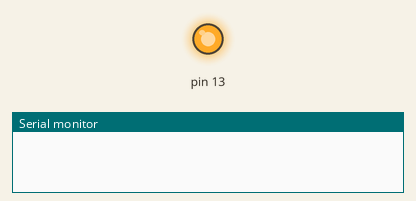
This sketch was run on a simulated Arduino Uno, built with avr-gcc and run on an emulated ATmega328P. Parts: output pins drawn as LEDs (lit = HIGH), the last lines printed to the serial monitor.

Above: at 0.5 s.
At 4.5 s:
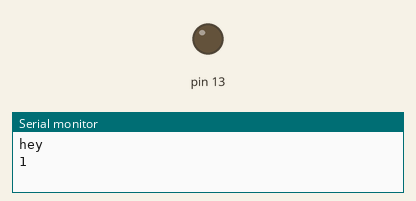
Timing chart, 0 to 6.9 s (numbered marks = the images above):
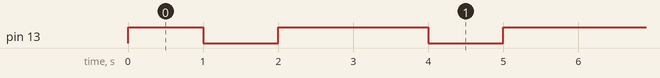

The sketch:

SerialEvent.ino
```cpp
#include <SoftwareSerial.h>


void setup() {

  Serial.begin(115200);
  pinMode(13, OUTPUT);
}

void loop() {
  digitalWrite(13,HIGH);
  delay(1000);
  digitalWrite(13,LOW);
delay(1000);
digitalWrite(13,HIGH);
delay(1000);
digitalWrite(13,LOW);

Serial.println("hey");
Serial.println(1);
}
```

Measured:
- by itself, pin 13: repeats every 3.0 s: LOW 1.0 s, HIGH 2.0 s
- by itself, everything shown: repeats every 3.0 s, in 4 steps
